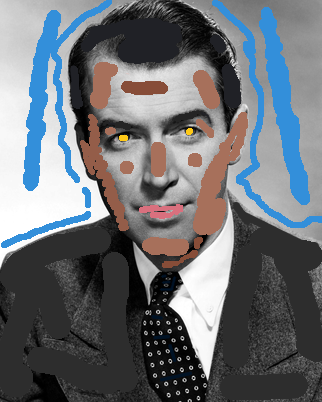
#> input picture images/input/example4_new.png, 322 x 402 px, found by its file name
$ python colorization.py
#> lines starting #> are read from the running program, lines starting #| are printed output that depends on the picture
from types import AsyncGeneratorType
import cv2
import numpy as np
from scipy.sparse import lil_matrix as lil_matrix
from scipy.sparse import linalg as linalg
from os import path
import mpmath

def get_points(gray):
    row,col = gray.shape[0],gray.shape[1]
    pt = []
    for i in range(row):
        for j in range(col):
            pt.append((i,j))
    return pt

def get_neighborhood(cor,gray):
    i,j = cor
    neighborhood = []
    x_upperbound,y_upperbound = gray.shape[0],gray.shape[1]
    for x in range(i-1,i+2):
        if x >= 0 and x < x_upperbound:
            for y in range(j-1,j+2):
                if y >= 0 and y < y_upperbound:
                    neighborhood.append((x,y))
    neighborhood.remove((i,j))
    return neighborhood

def get_sigma(gray,neighborhood):
    return np.std([gray[x] for x in neighborhood])

def get_weight(r,s,sigma):
    if sigma != 0:
        weight = np.exp( -1*(r-s)**2 / (2*sigma**2) ) ** 5
    else:
        weight = 1
    return weight

def colorization(mark,unmark):
    gray = unmark[:,:,0]
    n = gray.size
    pt = get_points(gray)
    b1 = np.zeros(n)
    b2 = np.zeros(n)
    weight_matrix = lil_matrix((n,n),dtype=float)
    row,col = gray.shape[0],gray.shape[1]
    for i,cor in enumerate(pt):
        x,y = cor
        weight_matrix[i,i] = 1.

        if abs(float(mark[x,y,0])-float(unmark[x,y,0])) > 0 or abs(float(mark[x,y,1]) - float(unmark[x,y,1])) > 0 or abs(float(mark[x,y,2]) - float(unmark[x,y,2])) > 0:
            b1[i] = mark[x,y,1]
            b2[i] = mark[x,y,2]
            continue

        neighborhood = get_neighborhood(cor,gray)
        sigma = get_sigma(gray,neighborhood)
        weights = []
        sum = 0
        for k in range(len(neighborhood)):
                if sigma>0:
                    r = gray[cor]
                    s_cor = neighborhood[k]
                    s = gray[s_cor]
                    w = get_weight(float(r),float(s),sigma)
                    weights.append(w)
                    sum += w
                else:
                    weights.append(1)
                    sum += 1.
        for k in range(len(neighborhood)):
                weights[k] /= sum
                x,y = neighborhood[k]
                weight_matrix[i,x*col+y] = -1*weights[k]

    weight_matrix = weight_matrix.tocsc()

    x1 = linalg.spsolve(weight_matrix,b1)
    x2 = linalg.spsolve(weight_matrix,b2)

    composite = np.copy(unmark)

    for i,cor in enumerate(pt):
        x,y = cor
        composite[x,y,1],composite[x,y,2] = x1[i],x2[i]

    return composite


def main():
    scr_dir = 'D:\Program\pythonworkspace\colorization_using_optimization\input'
    out_dir = 'D:\Program\pythonworkspace\colorization_using_optimization\output'
    rgb_mark = cv2.imread(path.join(scr_dir,'example4_new.png'))
#> rgb_mark is the input picture: shape (402, 322, 3); mean B, G, R 116.4, 111.4, 107.7
    rgb_gray = cv2.imread(path.join(scr_dir,'example4.png'))
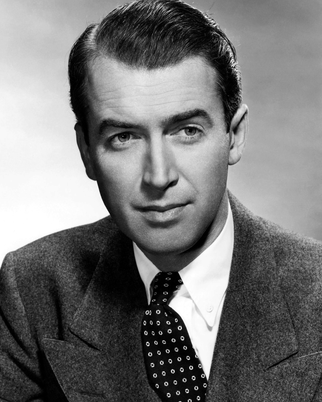
#> input picture images/input/example4.png, 322 x 402 px, found by its file name
#> rgb_gray is the input picture: shape (402, 322, 3); min 0, max 255, mean 118.3
    mark = cv2.cvtColor(rgb_mark,cv2.COLOR_BGR2YUV)
#> mark: shape (402, 322, 3); mean of channels 0, 1, 2 110.9, 130.7, 125.2
    gray = cv2.cvtColor(rgb_gray,cv2.COLOR_BGR2YUV)
#> gray: shape (402, 322, 3); mean of channels 0, 1, 2 118.3, 128, 128
    result = colorization(mark,gray)
#> in colorization, `pt = get_points(gray)`: pt = 129444 items
#> the loop in colorization, `for i,cor in enumerate(pt):` made 129444 passes
#> (cor, sigma) on passes 1, 3, 4: ((0, 0), 1.25), ((0, 2), 1.55), ((0, 3), 0.98)
#> the loop in colorization, `for i,cor in enumerate(pt):` made 129444 passes
#> cor on passes 1 to 3: (0, 0), (0, 1), (0, 2)
#> after the loop in colorization, `for i,cor in enumerate(pt):`: composite: shape (402, 322, 3); mean of channels 0, 1, 2 118.3, 139.2, 114.4
    result = cv2.cvtColor(result,cv2.COLOR_YUV2BGR)
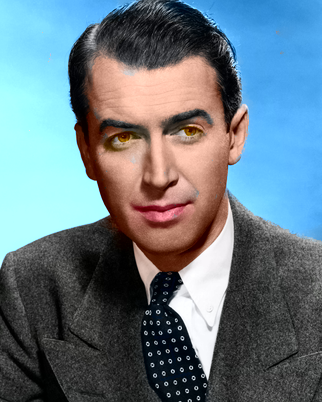
#> result: shape (402, 322, 3); mean B, G, R 130.6, 120.8, 102.8
    cv2.imwrite(path.join(out_dir, "example4_new.png"), result)

if __name__ == '__main__':
    main()
